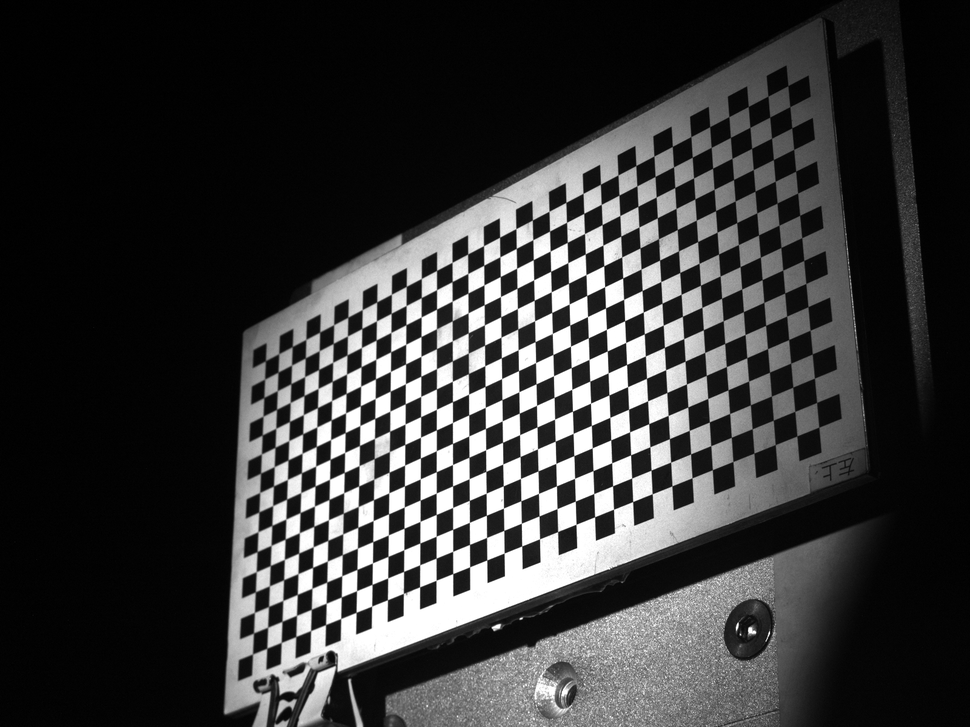
#> input picture pic/1846-00.bmp, 970 x 727 px, shrunk from 1600 x 1200 before the run; its folder holds only this picture in this run
$ python calibration_save_data.py
#> lines starting #> are read from the running program, lines starting #| are printed output that depends on the picture
import cv2
import numpy as np
import glob
import os
import matplotlib.pyplot as plt
from matplotlib import font_manager

font_path = 'C:/Windows/Fonts/simhei.ttf'
font_prop = font_manager.FontProperties(fname=font_path)
def detect_chessboard_corners(gray, chessboard_size):
    """检测棋盘格角点。"""
    ret, corners = cv2.findChessboardCorners(gray, chessboard_size, None)
    if ret:
        return corners, ret
    else:
        return None, ret

def calibrate_camera(image_files, chessboard_size, square_size, output_dir="calibration_data", outlier_threshold=1):
    """相机标定，包含异常值剔除。"""
#> called with chessboard_size = (16, 33), square_size = 5, output_dir = 'calibration_data', outlier_threshold = 0.012
    obj_points = np.zeros((chessboard_size[0] * chessboard_size[1], 3), np.float32)
    obj_points[:, :2] = np.mgrid[0:chessboard_size[0], 0:chessboard_size[1]].T.reshape(-1, 2)
    obj_points *= square_size

    image_points = []
    object_points = []
    good_indices = [] # 存储有效图像的索引

    for i, image_path in enumerate(image_files):
        img = cv2.imread(image_path)
#> img is the input picture: shape (727, 970, 3); min 0, max 255, mean 56.9
        if img is None:
            print(f"无法读取图像: {image_path}")
            continue

        gray = cv2.cvtColor(img, cv2.COLOR_BGR2GRAY)
        corners, ret = detect_chessboard_corners(gray, chessboard_size)
#> in detect_chessboard_corners, `ret, corners = cv2.findChessboardCorners(gray, chessboard_size, None)`: ret = True; corners = 528 rows, first 8: [252.5, 654], [253.5, 633], [254.5, 612.4], [255.4, 591.8], [256.4, 571.4], [257.2, 551.6], [258, 531.5], [258.7, 511.9]
#> ret = True

        if ret:
            object_points.append(obj_points)
            image_points.append(corners)
            good_indices.append(i)
        else:
            print(f"未能在图像 {image_path} 中找到角点")

    if len(object_points) == 0:
        print("没有检测到任何角点，标定失败。请检查图片。")
        return None, None, None, None, None

    # 标定
    ret, mtx, dist, rvecs, tvecs = cv2.calibrateCamera(object_points, image_points, gray.shape[::-1], None, None)
#> ret = 0.125; mtx = [[2238.6, 0, 468.9], [0, 2217.6, 347.5], [0, 0, 1]]; dist = [[-0.098, 4.02, 0.00519, 0.00118, -44.57]]; rvecs = ([-1, 0.257, -1.65],); tvecs = ([-48.52, 69.28, 502.3],)

    if not ret:
        print("相机标定失败，请检查图像质量或标定板配置。")
        return None, None, None, None, None

    # 重投影误差计算和异常值剔除
    total_error = 0
    errors_per_image = []
    good_object_points = []
    good_image_points = []
    good_rvecs = []
    good_tvecs = []

    for i in range(len(object_points)):
        img_points2, _ = cv2.projectPoints(object_points[i], rvecs[i], tvecs[i], mtx, dist)
        error = cv2.norm(image_points[i], img_points2, cv2.NORM_L2) / len(img_points2)
        errors_per_image.append(error)
        if error < outlier_threshold: #只保留误差较小的图像
            total_error+=error
            good_object_points.append(object_points[i])
            good_image_points.append(image_points[i])
            good_rvecs.append(rvecs[i])
            good_tvecs.append(tvecs[i])
        else:
            print(f"发现异常值图片{image_files[good_indices[i]]},误差为{error:.4f}，已剔除")
#> this loop made 1 pass
#> (error, total_error) on pass 1: (0.00544, 0.00544)
#> after the loop, errors_per_image = [0.00544]; good_image_points = 1 item; good_object_points = 1 item; good_rvecs = [[-1, 0.257, -1.65]]; good_tvecs = [[-48.52, 69.28, 502.3]]; total_error = 0.00544

    if len(good_object_points) < len(object_points):
        print("进行第二次标定...")
        ret, mtx, dist, rvecs, tvecs = cv2.calibrateCamera(good_object_points, good_image_points, gray.shape[::-1], None, None)

    avg_error = total_error / len(good_object_points)
#> avg_error = 0.00544
    print(f"总重投影误差: {avg_error:.4f}")
#| 总重投影误差: 0.0054

    if not os.path.exists(output_dir):
        os.makedirs(output_dir)

    np.save(os.path.join(output_dir, 'mtx.npy'), mtx)
    np.save(os.path.join(output_dir, 'dist.npy'), dist)
    np.save(os.path.join(output_dir, 'avg_error.npy'), avg_error)
    np.save(os.path.join(output_dir, 'errors_per_image.npy'), np.array(errors_per_image))
    if ret:
        np.save(os.path.join(output_dir, 'rvecs.npy'), np.array(rvecs))
        np.save(os.path.join(output_dir, 'tvecs.npy'), np.array(tvecs))
        np.save(os.path.join(output_dir, 'good_indices.npy'), np.array(good_indices))
    return mtx, dist, rvecs, tvecs, avg_error, errors_per_image, good_indices

def undistort_image(img, mtx, dist):
    """校正图像畸变。"""
    h, w = img.shape[:2]
    newcameramtx, roi = cv2.getOptimalNewCameraMatrix(mtx, dist, (w, h), 1, (w, h)) #alpha参数设为1会保留所有原始图像像素，设为0则会裁剪掉黑边
    undistorted_img = cv2.undistort(img, mtx, dist, None, newcameramtx)
    x, y, w, h = roi
    undistorted_img = undistorted_img[y:y+h, x:x+w]
    return undistorted_img

# 加载支持中文的字体
font_path = 'C:/Windows/Fonts/simhei.ttf'  # 替换为你的字体路径
font_prop = font_manager.FontProperties(fname=font_path)

# 配置文件
config = {
    "image_dir": "E:/calibrationtest/pic",
    "chessboard_size": (16, 33),
    "square_size": 5.0,
    "output_dir": "calibration_data",
    "outlier_threshold":0.012 #重投影误差阈值，超过这个值就认为是异常值并剔除
}

image_files = glob.glob(config['image_dir'] + '/*.bmp')

if not image_files:
    print("没有找到任何图片，请检查路径。")
else:
    mtx, dist, rvecs, tvecs, avg_error, errors_per_image, good_indices = calibrate_camera(image_files, config['chessboard_size'], config['square_size'], config["output_dir"], config["outlier_threshold"])
#> dist = [[-0.098, 4.02, 0.00519, 0.00118, -44.57]]; rvecs = ([-1, 0.257, -1.65],); tvecs = ([-48.52, 69.28, 502.3],); avg_error = 0.00544; errors_per_image = [0.00544]; good_indices = [0]
    if mtx is not None:
        print("相机内参矩阵：\n", mtx)
#| 相机内参矩阵：
#|  [[2.23857604e+03 0.00000000e+00 4.68868332e+02]
#|  [0.00000000e+00 2.21763480e+03 3.47540778e+02]
#|  [0.00000000e+00 0.00000000e+00 1.00000000e+00]]
        print("畸变系数：\n", dist)
#| 畸变系数：
#|  [[-9.80110361e-02  4.02259338e+00  5.18886573e-03  1.17979474e-03
#|   -4.45688745e+01]]
        print(f"总重投影误差为{avg_error:.4f}")
#| 总重投影误差为0.0054
        print("以下是每张图片的重投影误差:")
        for i in range(len(errors_per_image)):
            print(f"第{i+1}张: {errors_per_image[i]:.4f}")
#> this loop made 1 pass
#| 第1张: 0.0054
        if len(good_indices)<len(image_files):
            print(f"有效图片为{len(good_indices)}/{len(image_files)}")
            print(f"有效图片的索引为{good_indices}")

        # 可视化每张图像的重投影误差
        plt.figure(figsize=(10, 6))
        plt.plot(range(1, len(errors_per_image) + 1), errors_per_image, marker='o', linestyle='-', color='b')
        plt.axhline(y=config["outlier_threshold"], color='r', linestyle='--',
                    label=f'异常值阈值 ({config["outlier_threshold"]})')
        plt.xlabel("图像编号", fontproperties=font_prop)
        plt.ylabel("重投影误差", fontproperties=font_prop)
        plt.title("每张图像的重投影误差", fontproperties=font_prop)
        plt.legend(prop=font_prop)
        plt.grid(True)
        plt.show()
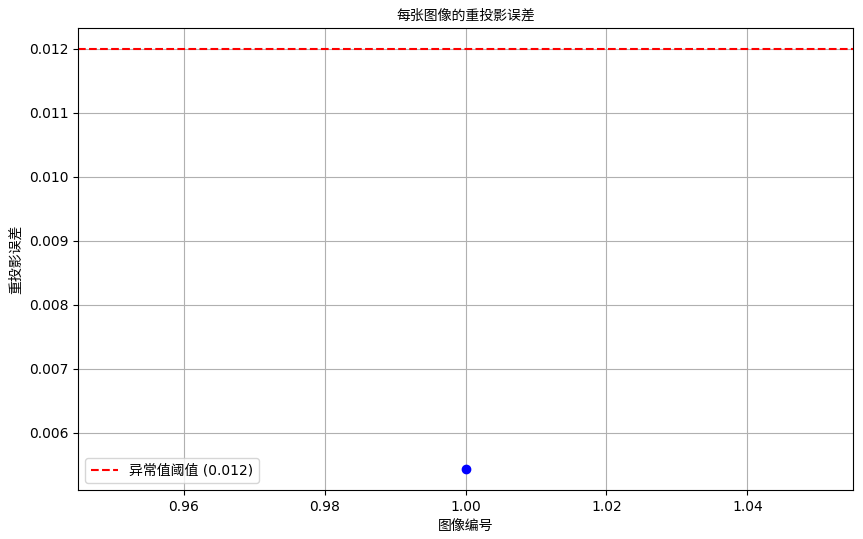
#> figure drawn by matplotlib, 1 panel

        # 校正图像（所有有效图片）
        if good_indices:
            for i, index in enumerate(good_indices):
                img = cv2.imread(image_files[index])
                undistorted_img = undistort_image(img, mtx, dist)
#> in undistort_image, `newcameramtx, roi = cv2.getOptimalNewCameraMatrix(mtx, dist, (w, h), 1..`: newcameramtx = [[2228.4, 0, 469], [0, 2210, 348.9], [0, 0, 1]]; roi = (2, 1, 964, 723)
#> in undistort_image, `undistorted_img = cv2.undistort(img, mtx, dist, None, newcameramtx)`:
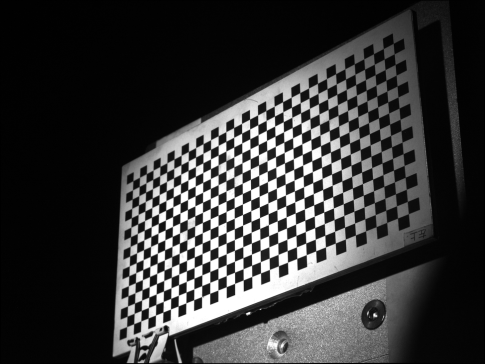
#> undistorted_img: shape (727, 970, 3) (shown at 1/2 size); min 0, max 255, mean 56.4
#> in undistort_image, `x, y, w, h = roi`: x = 2; y = 1; w = 964; h = 723
#> in undistort_image, `undistorted_img = undistorted_img[y:y+h, x:x+w]`:
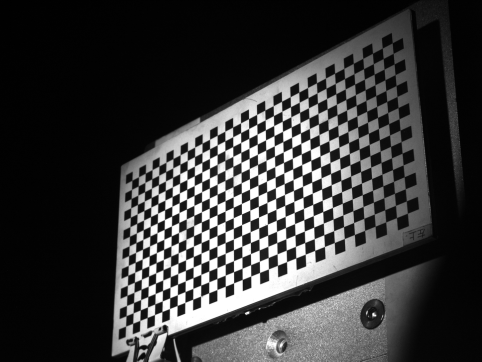
#> undistorted_img: shape (723, 964, 3) (shown at 1/2 size); min 0, max 255, mean 56.8

                # 创建对比图
                fig, axs = plt.subplots(1, 2, figsize=(10, 5))
                axs[0].imshow(cv2.cvtColor(img, cv2.COLOR_BGR2RGB))
                axs[0].set_title("原始图像", fontproperties=font_prop)
                axs[0].axis("off")

                axs[1].imshow(cv2.cvtColor(undistorted_img, cv2.COLOR_BGR2RGB))
                axs[1].set_title("校正后的图像", fontproperties=font_prop)
                axs[1].axis("off")

                plt.suptitle(f"第{i + 1}张图像矫正效果", fontproperties=font_prop)
                plt.tight_layout()
                plt.show()
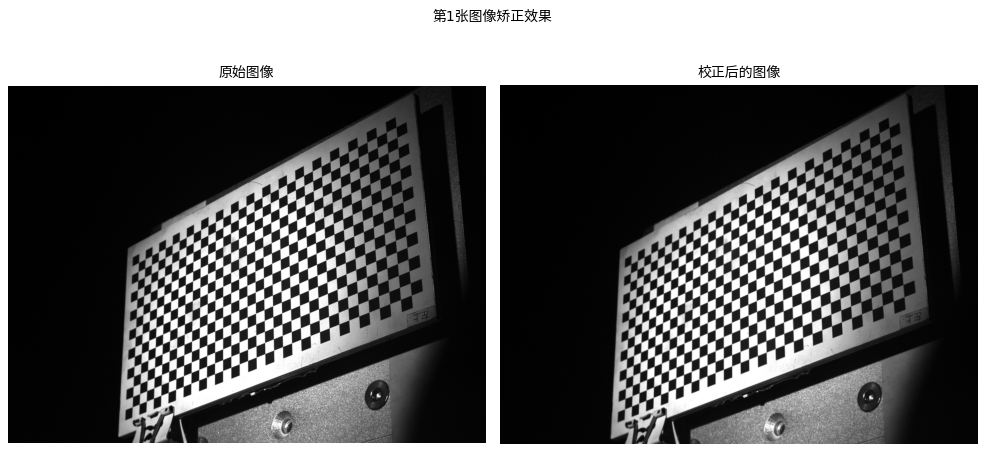
#> figure drawn by matplotlib, 2 panels

    else:
        print("相机标定失败。")

$ run again, on pic/1846-16.bmp
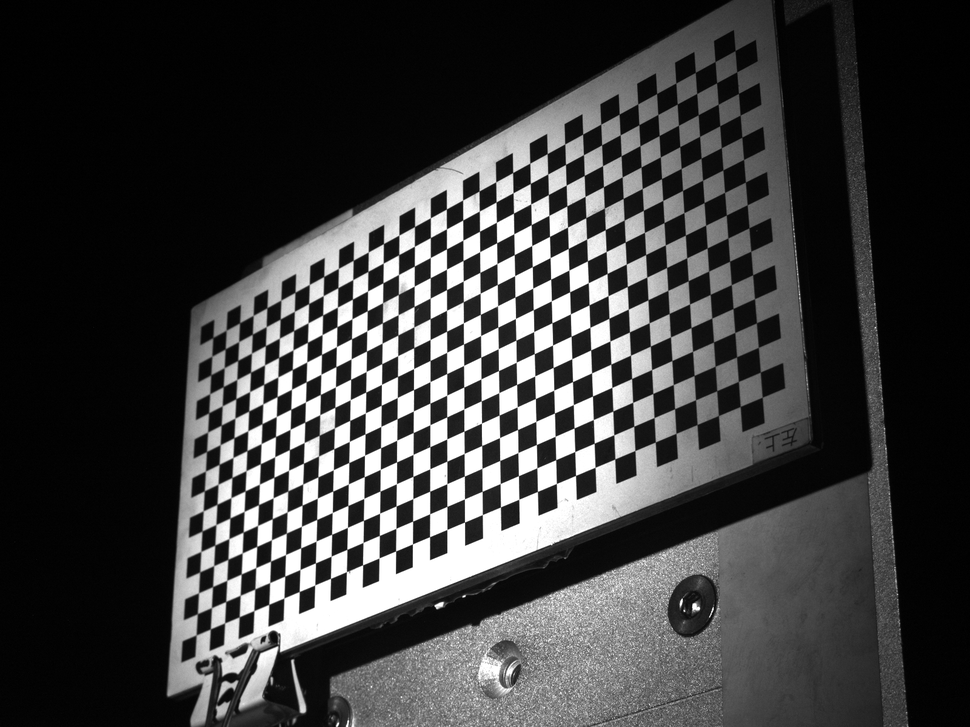
#> input picture pic/1846-16.bmp, 970 x 727 px, shrunk from 1600 x 1200 before the run
#> in calibrate_camera, img is the input picture: shape (727, 970, 3); min 0, max 255, mean 62.7
#> in detect_chessboard_corners, `ret, corners = cv2.findChessboardCorners(gray, chessboard_size, None)`: ret = True; corners = 528 rows, first 8: [196.2, 634.9], [197.4, 613.6], [198.5, 592.8], [199.7, 571.9], [200.8, 551.4], [202, 531], [203.3, 510.8], [204.3, 490.8]
#> in calibrate_camera, `corners, ret = detect_chessboard_corners(gray, chessboard_size)`: ret = True
#> in calibrate_camera, `ret, mtx, dist, rvecs, tvecs = cv2.calibrateCamera(object_points, imag..`: ret = 0.131; mtx = [[2263, 0, 440.3], [0, 2243, 331], [0, 0, 1]]; dist = [[-0.0713, 4, 0.00477, 0.00153, -66.07]]; rvecs = ([-1.02, 0.259, -1.65],); tvecs = ([-53.71, 67.37, 498.1],)
#> the loop in calibrate_camera, `for i in range(len(object_points)):` made 1 pass
#> (error, total_error) on pass 1: (0.00568, 0.00568)
#> after the loop in calibrate_camera, `for i in range(len(object_points)):`: errors_per_image = [0.00568]; good_image_points = 1 item; good_rvecs = [[-1.02, 0.259, -1.65]]; good_tvecs = [[-53.71, 67.37, 498.1]]; total_error = 0.00568
#| 总重投影误差: 0.0057
#> `mtx, dist, rvecs, tvecs, avg_error, errors_per_image, good_indices = c..`: mtx = [[2263, 0, 440.3], [0, 2243, 331], [0, 0, 1]]; dist = [[-0.0713, 4, 0.00477, 0.00153, -66.07]]; rvecs = ([-1.02, 0.259, -1.65],); tvecs = ([-53.71, 67.37, 498.1],); avg_error = 0.00568; errors_per_image = [0.00568]; good_indices = [0]
#| 相机内参矩阵：
#|  [[2.26299477e+03 0.00000000e+00 4.40288949e+02]
#|  [0.00000000e+00 2.24295324e+03 3.31004300e+02]
#|  [0.00000000e+00 0.00000000e+00 1.00000000e+00]]
#| 畸变系数：
#|  [[-7.13253603e-02  4.00269229e+00  4.77123727e-03  1.52770322e-03
#|   -6.60671319e+01]]
#| 总重投影误差为0.0057
#> the loop `for i in range(len(errors_per_image)):` made 1 pass
#| 第1张: 0.0057
#> `plt.show()`:
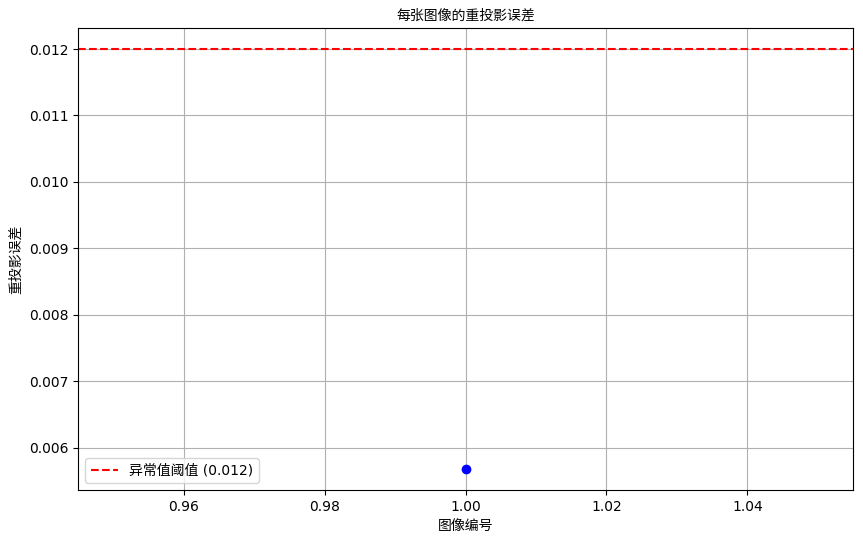
#> figure drawn by matplotlib, 1 panel
#> newcameramtx = [[2233.3, 0, 437.7], [0, 2206.8, 331], [0, 0, 1]]; roi = (3, 5, 958, 714)
#> in undistort_image, `x, y, w, h = roi`: x = 3; y = 5; w = 958; h = 714
#> `plt.show()`:
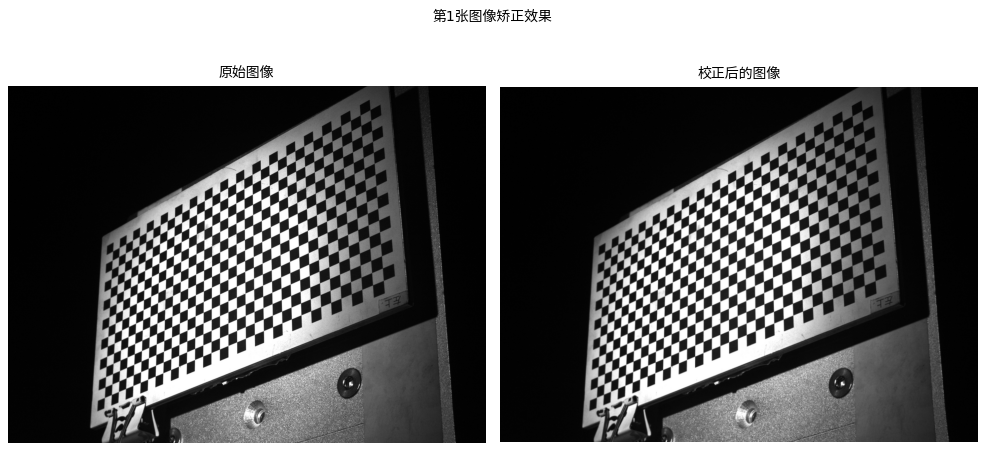
#> figure drawn by matplotlib, 2 panels

$ run again, on pic/1846-24.bmp
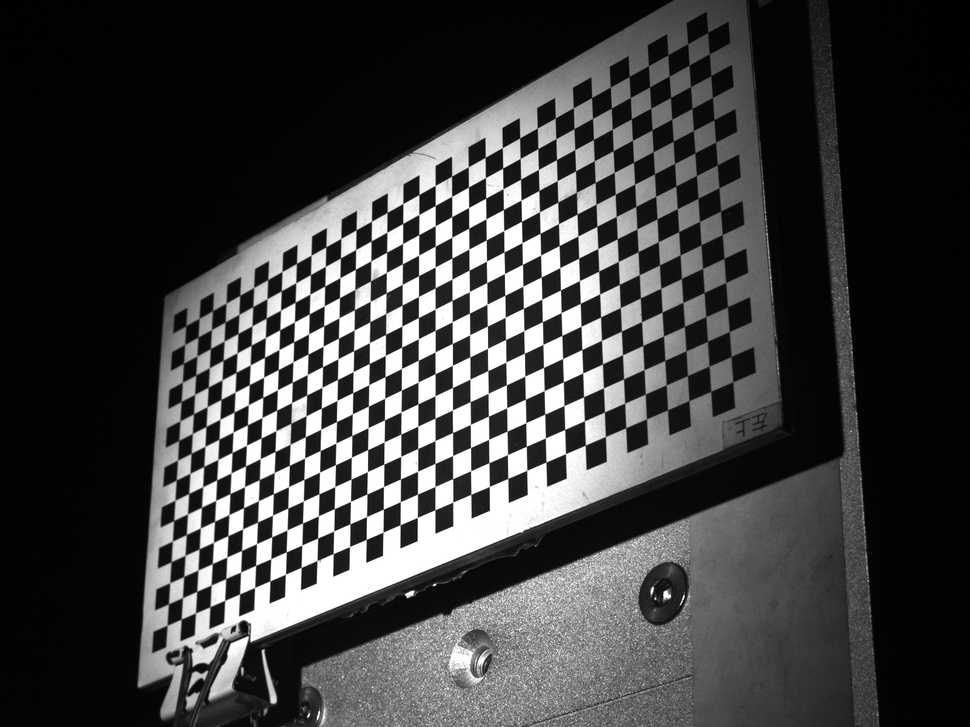
#> input picture pic/1846-24.bmp, 970 x 727 px, shrunk from 1600 x 1200 before the run
#> in calibrate_camera, img is the input picture: shape (727, 970, 3); min 0, max 255, mean 64.3
#> in detect_chessboard_corners, `ret, corners = cv2.findChessboardCorners(gray, chessboard_size, None)`: ret = True; corners = 528 rows, first 8: [167.1, 625.3], [168.4, 603.8], [169.7, 582.7], [171.1, 561.6], [172.4, 541], [173.6, 520.5], [174.9, 500.2], [176.3, 480.1]
#> in calibrate_camera, `corners, ret = detect_chessboard_corners(gray, chessboard_size)`: ret = True
#> in calibrate_camera, `ret, mtx, dist, rvecs, tvecs = cv2.calibrateCamera(object_points, imag..`: ret = 0.0836; mtx = [[2248.9, 0, 488.3], [0, 2209.8, 343], [0, 0, 1]]; dist = [[-0.01, -0.415, 0.00477, 0.00102, 23.16]]; rvecs = ([-0.997, 0.258, -1.65],); tvecs = ([-69.47, 62.01, 486.7],)
#> the loop in calibrate_camera, `for i in range(len(object_points)):` made 1 pass
#> (error, total_error) on pass 1: (0.00364, 0.00364)
#> after the loop in calibrate_camera, `for i in range(len(object_points)):`: errors_per_image = [0.00364]; good_image_points = 1 item; good_rvecs = [[-0.997, 0.258, -1.65]]; good_tvecs = [[-69.47, 62.01, 486.7]]; total_error = 0.00364
#| 总重投影误差: 0.0036
#> `mtx, dist, rvecs, tvecs, avg_error, errors_per_image, good_indices = c..`: mtx = [[2248.9, 0, 488.3], [0, 2209.8, 343], [0, 0, 1]]; dist = [[-0.01, -0.415, 0.00477, 0.00102, 23.16]]; rvecs = ([-0.997, 0.258, -1.65],); tvecs = ([-69.47, 62.01, 486.7],); avg_error = 0.00364; errors_per_image = [0.00364]; good_indices = [0]
#| 相机内参矩阵：
#|  [[2.24894444e+03 0.00000000e+00 4.88333595e+02]
#|  [0.00000000e+00 2.20977961e+03 3.42988245e+02]
#|  [0.00000000e+00 0.00000000e+00 1.00000000e+00]]
#| 畸变系数：
#|  [[-1.00083288e-02 -4.15388804e-01  4.77166093e-03  1.02041289e-03
#|    2.31572709e+01]]
#| 总重投影误差为0.0036
#> the loop `for i in range(len(errors_per_image)):` made 1 pass
#| 第1张: 0.0036
#> `plt.show()`:
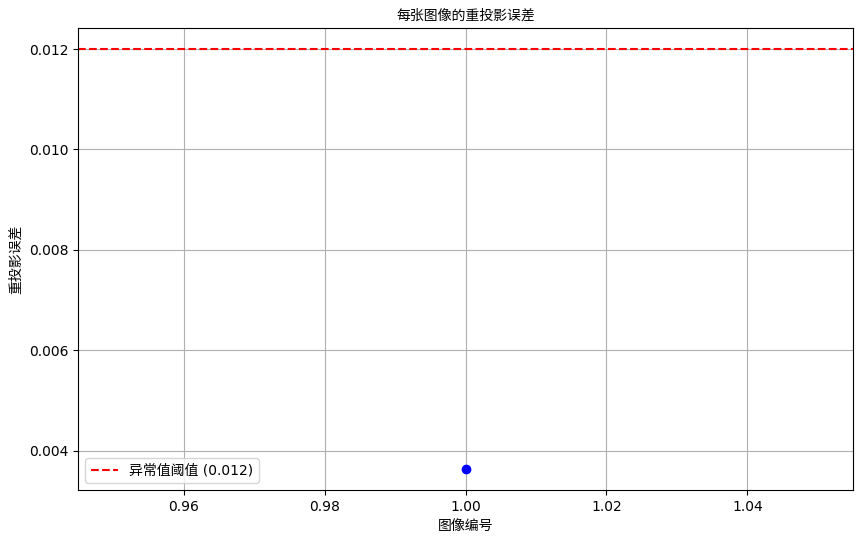
#> figure drawn by matplotlib, 1 panel
#> newcameramtx = [[2250.6, 0, 488.6], [0, 2209.8, 343.9], [0, 0, 1]]; roi = (4, 2, 962, 721)
#> in undistort_image, `x, y, w, h = roi`: x = 4; y = 2; w = 962; h = 721
#> `plt.show()`:
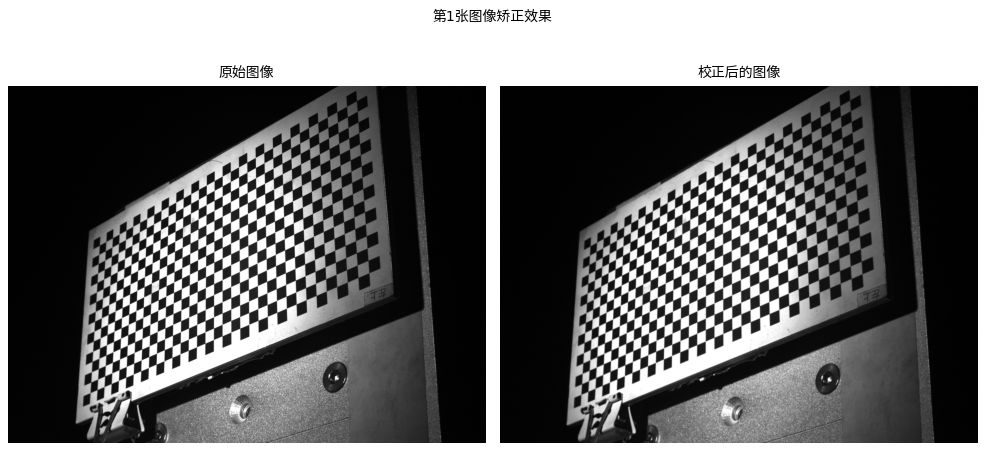
#> figure drawn by matplotlib, 2 panels
